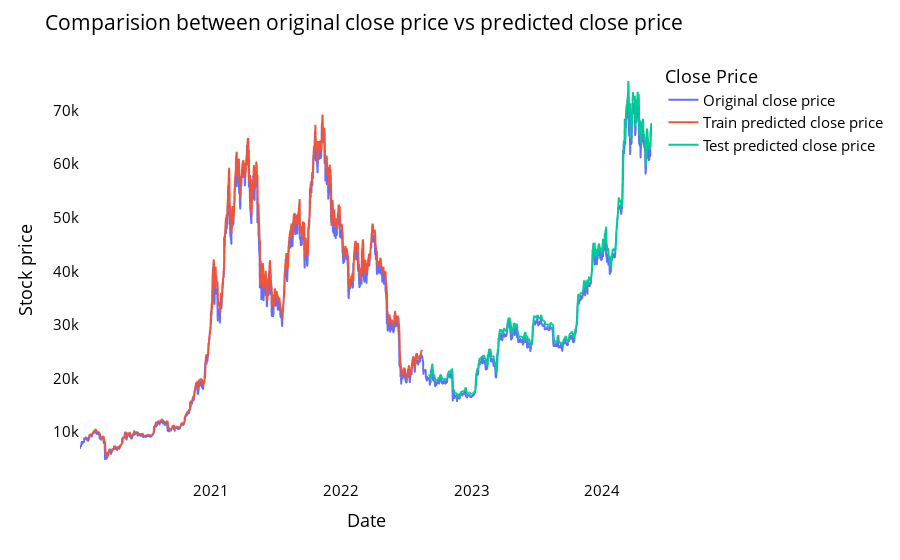

The notebook cell this image was saved under:
### Code cell
look_back=time_step
trainPredictPlot = np.empty_like(closedf)
trainPredictPlot[:, :] = np.nan
trainPredictPlot[look_back:len(train_predict)+look_back, :] = train_predict
print("Train predicted data: ", trainPredictPlot.shape)

# shift test predictions for plotting
testPredictPlot = np.empty_like(closedf)
testPredictPlot[:, :] = np.nan
testPredictPlot[len(train_predict)+(look_back*2)+1:len(closedf)-1, :] = test_predict
print("Test predicted data: ", testPredictPlot.shape)

names = cycle(['Original close price','Train predicted close price','Test predicted close price'])


plotdf = pd.DataFrame({'date': close_stock['Date'],
                       'original_close': close_stock['Close'].tolist(),
                       'train_predicted_close': trainPredictPlot[:, 0].tolist(),
                       'test_predicted_close': testPredictPlot[:, 0].tolist()})


fig = px.line(plotdf,x=plotdf['date'], y=[plotdf['original_close'],plotdf['train_predicted_close'],
                                          plotdf['test_predicted_close']],
              labels={'value':'Stock price','date': 'Date'})
fig.update_layout(title_text='Comparision between original close price vs predicted close price',
                  plot_bgcolor='white', font_size=15, font_color='black', legend_title_text='Close Price')
fig.for_each_trace(lambda t:  t.update(name = next(names)))

fig.update_xaxes(showgrid=False)
fig.update_yaxes(showgrid=False)
fig.show()

### Figure 1 — Plotly figure (JSON) as saved in the notebook; plotly's stock layout.template omitted (floating-point values rounded to 4 significant figures; data arrays with more than 128 entries replaced by an {"elided": "..."} marker saying what was removed)
{"data": [{"hovertemplate": "variable=original_close<br>Date=%{x}<br>Stock price=%{y}<extra></extra>", "legendgroup": "original_close", "line": {"color": "#636efa", "dash": "solid"}, "marker": {"symbol": "circle"}, "mode": "lines", "name": "Original close price", "showlegend": true, "type": "scattergl", "x": {"elided": "1599 str values"}, "xaxis": "x", "y": {"elided": "1599 float values"}, "yaxis": "y"}, {"hovertemplate": "variable=train_predicted_close<br>Date=%{x}<br>Stock price=%{y}<extra></extra>", "legendgroup": "train_predicted_close", "line": {"color": "#EF553B", "dash": "solid"}, "marker": {"symbol": "circle"}, "mode": "lines", "name": "Train predicted close price", "showlegend": true, "type": "scattergl", "x": {"elided": "1599 str values"}, "xaxis": "x", "y": {"elided": "1599 float values"}, "yaxis": "y"}, {"hovertemplate": "variable=test_predicted_close<br>Date=%{x}<br>Stock price=%{y}<extra></extra>", "legendgroup": "test_predicted_close", "line": {"color": "#00cc96", "dash": "solid"}, "marker": {"symbol": "circle"}, "mode": "lines", "name": "Test predicted close price", "showlegend": true, "type": "scattergl", "x": {"elided": "1599 str values"}, "xaxis": "x", "y": {"elided": "1599 float values"}, "yaxis": "y"}], "layout": {"autosize": true, "font": {"color": "black", "size": 15}, "legend": {"title": {"text": "Close Price"}, "tracegroupgap": 0}, "margin": {"t": 60}, "plot_bgcolor": "white", "title": {"text": "Comparision between original close price vs predicted close price"}, "xaxis": {"anchor": "y", "autorange": true, "domain": [0, 1], "range": ["2020-01-02", "2024-05-19"], "showgrid": false, "title": {"text": "Date"}, "type": "date"}, "yaxis": {"anchor": "x", "autorange": true, "domain": [0, 1], "range": [1051.0, 79450.0], "showgrid": false, "title": {"text": "Stock price"}, "type": "linear"}}}
